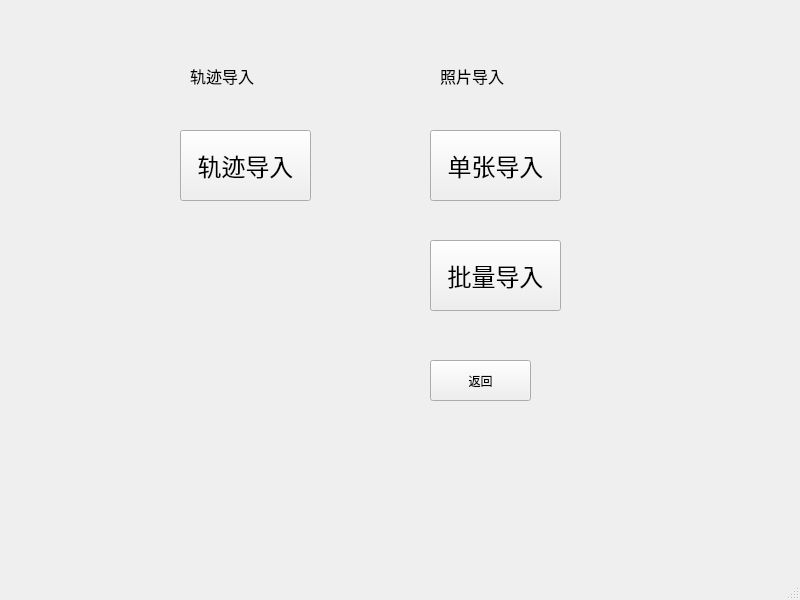
<?xml version="1.0" encoding="UTF-8"?>
<ui version="4.0">
 <class>importWindow</class>
 <widget class="QMainWindow" name="importWindow">
  <property name="geometry">
   <rect>
    <x>0</x>
    <y>0</y>
    <width>800</width>
    <height>600</height>
   </rect>
  </property>
  <property name="windowTitle">
   <string>新增行程界面</string>
  </property>
  <widget class="QWidget" name="centralwidget">
   <widget class="QPushButton" name="pushButton">
    <property name="geometry">
     <rect>
      <x>180</x>
      <y>130</y>
      <width>131</width>
      <height>71</height>
     </rect>
    </property>
    <property name="font">
     <font>
      <pointsize>18</pointsize>
     </font>
    </property>
    <property name="text">
     <string>轨迹导入</string>
    </property>
   </widget>
   <widget class="QPushButton" name="pushButton_3">
    <property name="geometry">
     <rect>
      <x>430</x>
      <y>360</y>
      <width>101</width>
      <height>41</height>
     </rect>
    </property>
    <property name="text">
     <string>返回</string>
    </property>
   </widget>
   <widget class="QPushButton" name="pushButton_2">
    <property name="geometry">
     <rect>
      <x>430</x>
      <y>130</y>
      <width>131</width>
      <height>71</height>
     </rect>
    </property>
    <property name="font">
     <font>
      <pointsize>18</pointsize>
     </font>
    </property>
    <property name="text">
     <string>单张导入</string>
    </property>
   </widget>
   <widget class="QPushButton" name="pushButton_4">
    <property name="geometry">
     <rect>
      <x>430</x>
      <y>240</y>
      <width>131</width>
      <height>71</height>
     </rect>
    </property>
    <property name="font">
     <font>
      <pointsize>18</pointsize>
     </font>
    </property>
    <property name="text">
     <string>批量导入</string>
    </property>
   </widget>
   <widget class="QLabel" name="label">
    <property name="geometry">
     <rect>
      <x>440</x>
      <y>60</y>
      <width>91</width>
      <height>31</height>
     </rect>
    </property>
    <property name="font">
     <font>
      <pointsize>12</pointsize>
     </font>
    </property>
    <property name="text">
     <string>照片导入</string>
    </property>
   </widget>
   <widget class="QLabel" name="label_2">
    <property name="geometry">
     <rect>
      <x>190</x>
      <y>60</y>
      <width>101</width>
      <height>31</height>
     </rect>
    </property>
    <property name="font">
     <font>
      <pointsize>12</pointsize>
     </font>
    </property>
    <property name="text">
     <string>轨迹导入</string>
    </property>
   </widget>
  </widget>
  <widget class="QMenuBar" name="menubar">
   <property name="geometry">
    <rect>
     <x>0</x>
     <y>0</y>
     <width>800</width>
     <height>26</height>
    </rect>
   </property>
  </widget>
  <widget class="QStatusBar" name="statusbar"/>
 </widget>
 <resources/>
 <connections/>
</ui>
